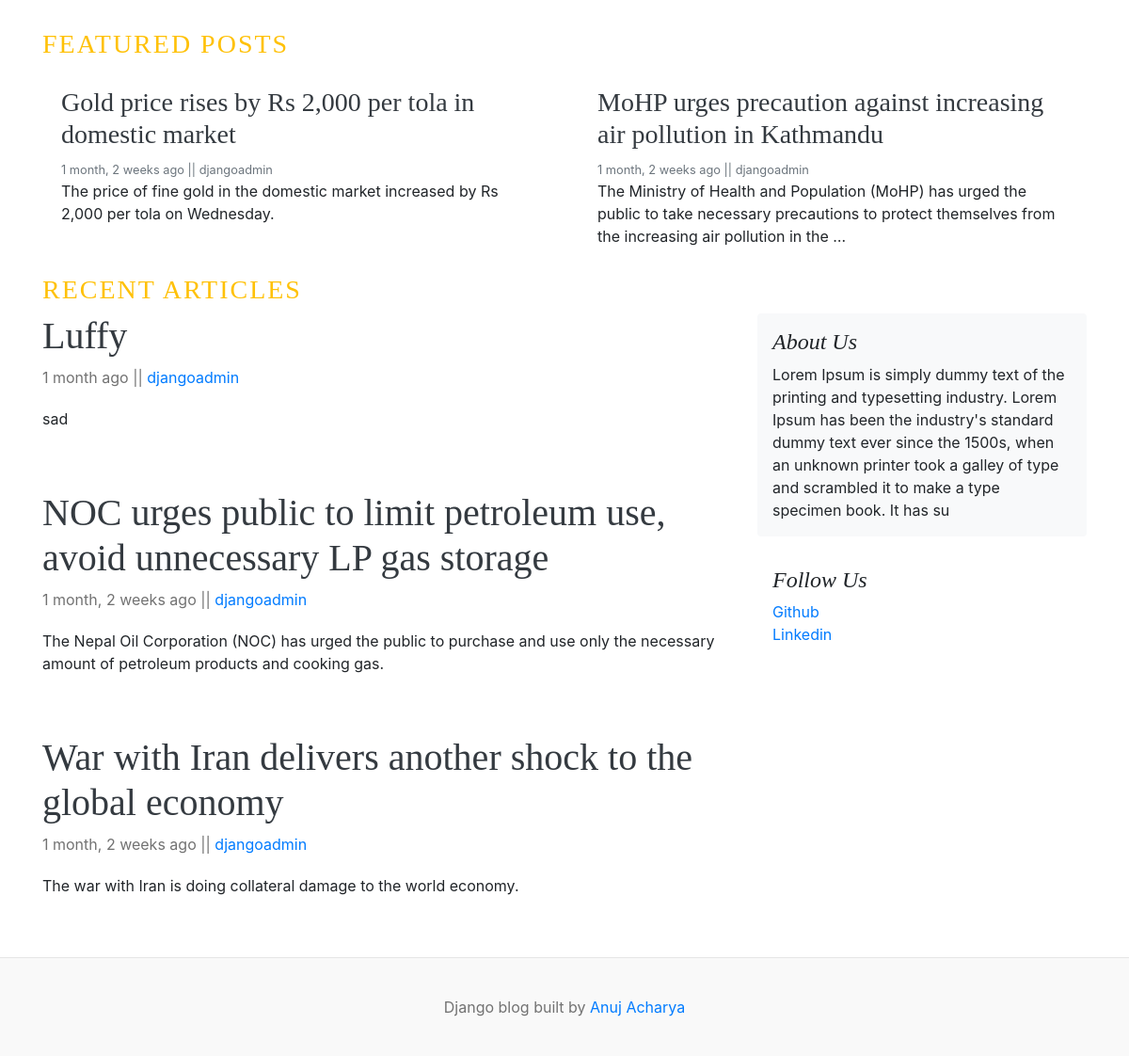
/ (lower part), run on an earlier commit of the app's database.
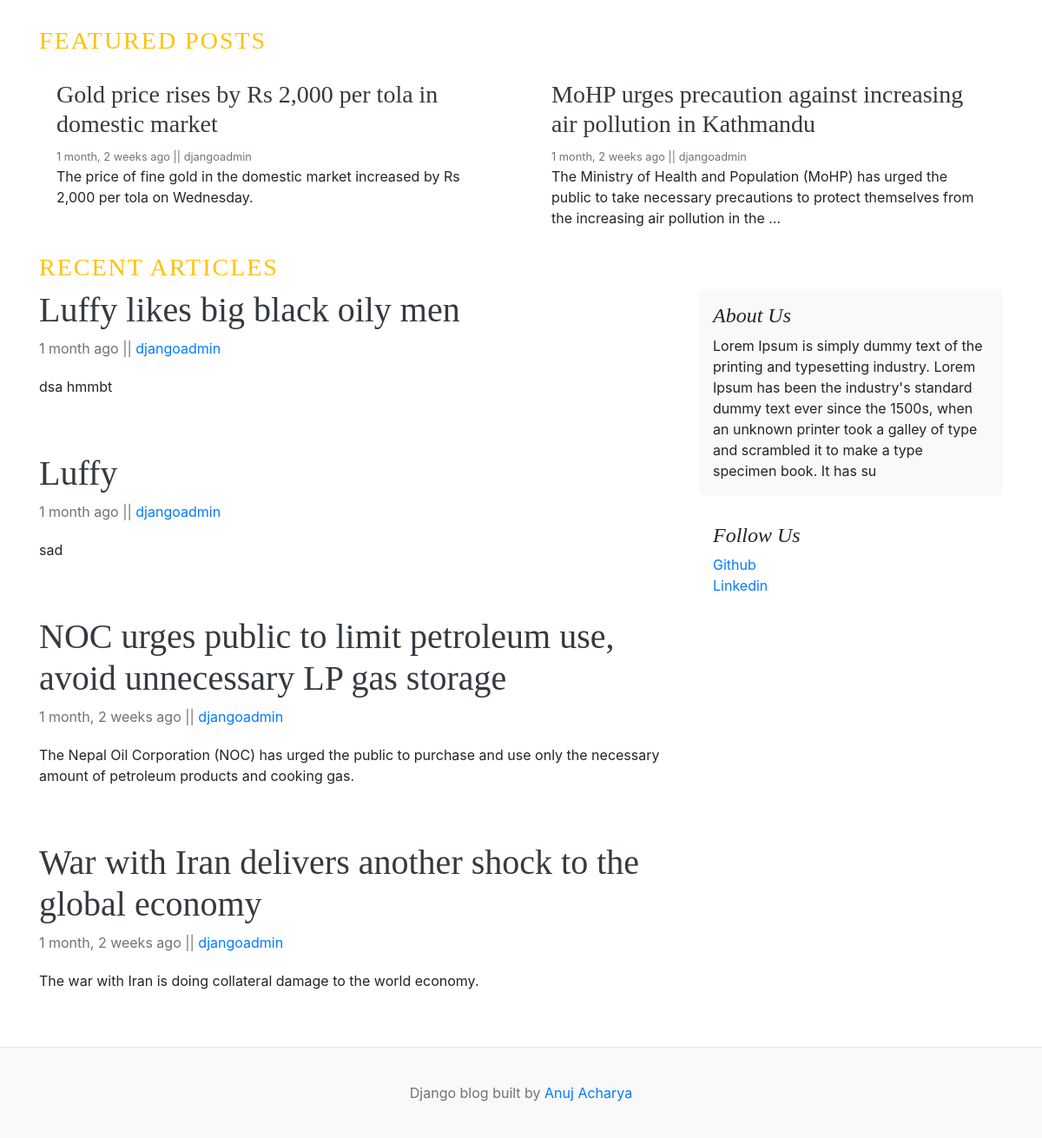
And on a later commit of the database.
### blogs/models.py (models this page shows, shortened)
class Blog(models.Model):
     title = models.CharField(max_length=100)
     slug = models.SlugField(max_length=150, unique=True, blank=True)
     category = models.ForeignKey(Category, on_delete=models.CASCADE)
     author = models.ForeignKey(User, on_delete=models.CASCADE)
     featured_image = models.ImageField(upload_to='uploads/')
     short_description = models.TextField(max_length=500)
     blog_body = models.TextField(max_length=6000)
     status= models.CharField(max_length=100, choices=STATUS_CHOICES , default="Draft")
     is_featured = models.BooleanField(default=False)
     created_at = models.DateTimeField(auto_now_add=True)
     updated_at = models.DateTimeField(auto_now=True)

### assignments/models.py (models this page shows, shortened)
class SocialLink(models.Model):
    name = models.CharField(max_length=25)
    url = models.URLField(max_length=255)
    created_at = models.DateTimeField(auto_now_add=True)
    updated_at = models.DateTimeField(auto_now=True)

### blog_main/views.py (the view)
# urls.py: 2. Add a URL to urlpatterns:  path('', views.home, name='home')
def home(request):
    featured_post = Blog.objects.filter(is_featured = True, status = 'Published').order_by('-updated_at')
    post = Blog.objects.filter(is_featured = False, status = 'Published').order_by('-updated_at')
    try:
        about = About.objects.get()
    except:
        about = None
    context = {
        'featured_posts': featured_post,
        'posts': post,
        'about': about,
    }
    return render(request, 'home.html', context)

### blogs/context_processors.py (called while the page is built)
def get_categories(request):
    categories = Category.objects.all()
    return dict(categories  = categories)

def get_social_links(request):
    social_links = SocialLink.objects.all()
    return dict(social_links=social_links)

### templates/home.html (shortened to what this page needs)
{% extends 'base.html' %}
{% block content %}
<h3 class="text-uppercase text-warning" style="letter-spacing: 2px;">Featured Posts</h3>
  <div class="row mb-2">
    {% for post in featured_posts %}
    {% if not forloop.first %}
    <div class="col-md-6">
      <div class="card border-0" >
        <div class="card-body">
          <h3> <a href="{% url 'blogs' post.slug %}" class="text-dark"> {{post.title}}</a></h3>
          <small class="mb-1 text-muted">{{post.created_at | timesince}} ago    ||  {{post.author}}</small>
          <p class="card-text">{{post.short_description | truncatewords:25}}</p>
        </div>
      </div>
    </div>
    {% endif %}
       {% endfor %}
  </div>
  <main role="main" class="container p-0">
<h3 class="text-uppercase text-warning" style="letter-spacing: 2px;">Recent Articles</h3>
    <div class="row">
      <div class="col-md-8 blog-main">
{% for post in posts %}
        <div class="blog-post">
          <h2 class="blog-post-title"> <a href="{% url 'blogs' post.slug %}" class="text-dark">{{post.title}}</a>  </h2>
          <p class="blog-post-meta">{{post.created_at | timesince}} ago    ||   <a href="#">{{post.author}}</a></p>
<p>{{post.short_description| truncatewords:25 }}</p>
        </div>
        {% endfor %}
      </div>
      <aside class="col-md-4 blog-sidebar">
        <div class="p-3 mb-3 bg-light rounded">
          <h4 class="font-italic">{{ about.about_heading }}</h4>
          <p class="mb-0">{{ about.about_description }}</p>
        </div>
        {% if social_links %}
        <div class="p-3">
          <h4 class="font-italic">Follow Us</h4>
          <ol class="list-unstyled">
            {% for link in social_links %}
            <li><a href="{{ link.url }}" target="_blank">{{ link.name }}</a></li>
            {% endfor %}
          </ol>
        </div>
        {% endif %}
      </aside>
    </div>
  </main>
</div>
{% endblock  %}

What changed in the data, as far as the page shows it:
now on this page (row edited): Blog: title "Luffy likes big black oily men", created_at "1 month", author "djangoadmin", short_description "dsa hmmbt", shown under "RECENT ARTICLES"
